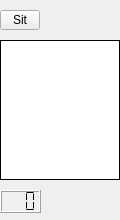
<ui version="4.0" >
 <class>playerInfoForm</class>
 <widget class="QWidget" name="playerInfoForm" >
  <property name="geometry" >
   <rect>
    <x>0</x>
    <y>0</y>
    <width>120</width>
    <height>220</height>
   </rect>
  </property>
  <property name="minimumSize" >
   <size>
    <width>120</width>
    <height>220</height>
   </size>
  </property>
  <property name="maximumSize" >
   <size>
    <width>120</width>
    <height>220</height>
   </size>
  </property>
  <property name="windowTitle" >
   <string>Form</string>
  </property>
  <widget class="QListWidget" name="wordListWidget" >
   <property name="geometry" >
    <rect>
     <x>0</x>
     <y>40</y>
     <width>120</width>
     <height>140</height>
    </rect>
   </property>
   <property name="focusPolicy" >
    <enum>Qt::NoFocus</enum>
   </property>
   <property name="frameShape" >
    <enum>QFrame::Box</enum>
   </property>
   <property name="frameShadow" >
    <enum>QFrame::Plain</enum>
   </property>
  </widget>
  <widget class="QLabel" name="usernameLabel" >
   <property name="geometry" >
    <rect>
     <x>40</x>
     <y>10</y>
     <width>80</width>
     <height>20</height>
    </rect>
   </property>
   <property name="text" >
    <string/>
   </property>
  </widget>
  <widget class="QStackedWidget" name="stackedWidget" >
   <property name="geometry" >
    <rect>
     <x>0</x>
     <y>0</y>
     <width>40</width>
     <height>40</height>
    </rect>
   </property>
   <property name="currentIndex" >
    <number>0</number>
   </property>
   <widget class="QWidget" name="page" >
    <widget class="QToolButton" name="toolButton" >
     <property name="geometry" >
      <rect>
       <x>0</x>
       <y>10</y>
       <width>40</width>
       <height>20</height>
      </rect>
     </property>
     <property name="focusPolicy" >
      <enum>Qt::NoFocus</enum>
     </property>
     <property name="text" >
      <string>Sit</string>
     </property>
    </widget>
   </widget>
   <widget class="QWidget" name="page_2" >
    <widget class="avatarLabel" name="thisAvatarLabel" >
     <property name="geometry" >
      <rect>
       <x>0</x>
       <y>0</y>
       <width>40</width>
       <height>40</height>
      </rect>
     </property>
     <property name="text" >
      <string/>
     </property>
    </widget>
   </widget>
  </widget>
  <widget class="QLCDNumber" name="numberAnswersLCD" >
   <property name="geometry" >
    <rect>
     <x>0</x>
     <y>190</y>
     <width>41</width>
     <height>23</height>
    </rect>
   </property>
   <property name="numDigits" >
    <number>3</number>
   </property>
   <property name="segmentStyle" >
    <enum>QLCDNumber::Flat</enum>
   </property>
   <property name="value" stdset="0" >
    <double>0.000000000000000</double>
   </property>
  </widget>
  <widget class="QLabel" name="label" >
   <property name="geometry" >
    <rect>
     <x>60</x>
     <y>190</y>
     <width>40</width>
     <height>22</height>
    </rect>
   </property>
   <property name="text" >
    <string/>
   </property>
   <property name="pixmap" >
    <pixmap resource="../client.qrc" >:/images/notready.png</pixmap>
   </property>
   <property name="scaledContents" >
    <bool>true</bool>
   </property>
  </widget>
 </widget>
 <customwidgets>
  <customwidget>
   <class>avatarLabel</class>
   <extends>QLabel</extends>
   <header>avatarLabel.h</header>
  </customwidget>
 </customwidgets>
 <resources>
  <include location="../client.qrc" />
 </resources>
 <connections/>
</ui>
